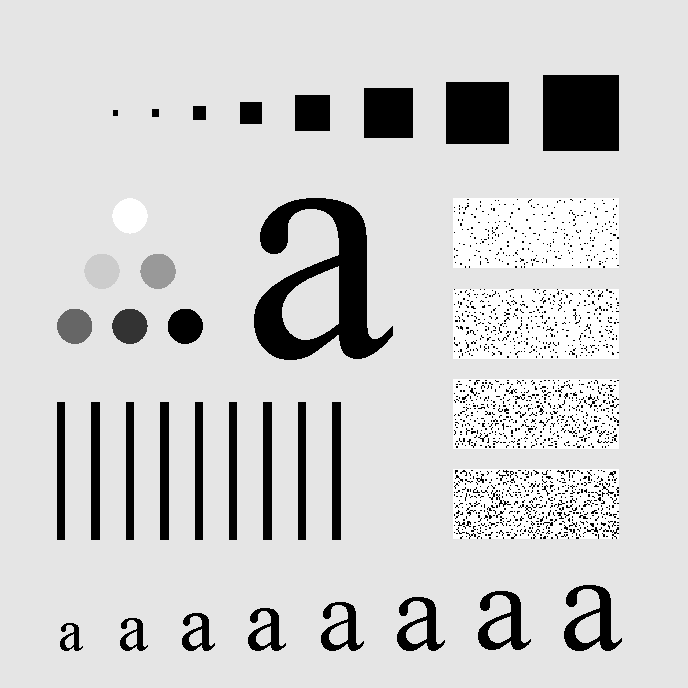
#> input picture Lọc không gian/test1.tif, 688 x 688 px
$ python loc_trung_binh.py
#> lines starting #> are read from the running program, lines starting #| are printed output that depends on the picture
import cv2  # import thư viện OpenCV
import numpy as np #import thư viện numpy để làm việc với dữ liệu kiểu mảng
import matplotlib.pyplot as plt # import thư viện matplotlib để vẽ ảnh

# Định nghĩa hàm lọc trung bình
def loc_trung_binh(img, mask):
    m, n = img.shape
    img_new = np.zeros([m, n])
    for i in range(1, m - 1):
        for j in range(1, n - 1):
            temp = img[i - 1, j - 1] * mask[0, 0] + img[i - 1, j] * mask[0, 1] + img[i - 1, j + 1] * mask[0, 2] + img[
                i, j - 1] * mask[1, 0] + img[i, j] * mask[1, 1] + img[i, j + 1] * mask[1, 2] + img[i + 1, j - 1] * mask[
                       2, 0] + img[i + 1, j] * mask[2, 1] + img[i + 1, j + 1] * mask[2, 2]
            img_new[i, j] = temp
    img_new = img_new.astype(np.uint8)
    return img_new

# Tạo ma trận lọc trung bình 3 x 3
mask3x3 = np.ones((3, 3), dtype="float") * (1.0 / (3 * 3))

# Tạo ma trận lọc trung bình 11 x 11
mask11x11 = np.ones((11, 11), dtype="float") * (1.0 / (11 * 11))

# Tạo ma trận lọc trung bình 21 x 21
mask21x21 = np.ones((21, 21), dtype="float") * (1.0 / (21 * 21))

fig = plt.figure(figsize=(16, 9)) # Tạo vùng vẽ tỷ lệ 16:9
(ax1, ax2, ax3, ax4) = fig.subplots(1, 4) # Tạo 4 vùng vẽ con

# Đọc và hiển thị ảnh gốc
image = cv2.imread('test1.tif', 0)
#> image is the input picture: shape (688, 688); min 0, max 255, mean 207.3
ax1.imshow(image, cmap='gray')
ax1.set_title("ảnh gốc")

# Lọc và hiển thị ảnh bằng ma trận 3 x 3
imagenew3x3 = loc_trung_binh(image, mask3x3) #Gọi hàm lọc
#> after the loop in loc_trung_binh, `for i in range(1, m - 1):`:
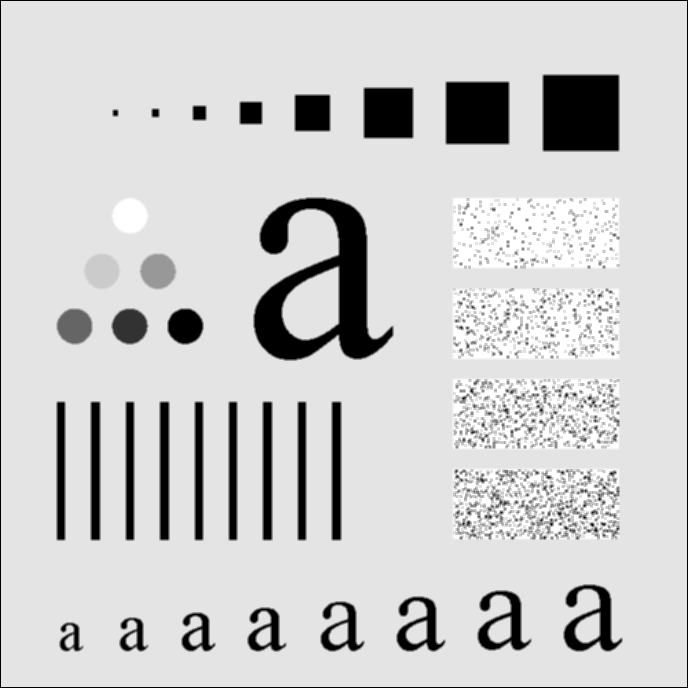
#> img_new: shape (688, 688) float64; min 0, max 255, mean 206; drawn with min black and max white
ax2.imshow(imagenew3x3, cmap='gray')
ax2.set_title("ảnh lọc 3x3")

# Lọc và hiển thị ảnh bằng ma trận 11 x 11
imagenew11x11 = loc_trung_binh(image, mask11x11) #Gọi hàm lọc
ax3.imshow(imagenew11x11, cmap='gray')
ax3.set_title("ảnh lọc 11x11")

# Lọc và hiển thị ảnh bằng ma trận 21 x 21
imagenew21x21 = loc_trung_binh(image, mask21x21) #Gọi hàm lọc
#> in loc_trung_binh (call 3), `img_new = img_new.astype(np.uint8)`:
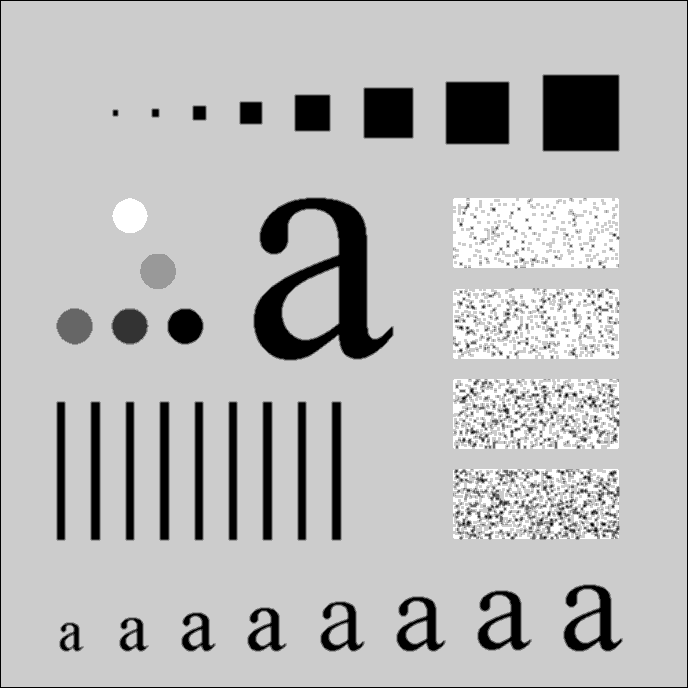
#> img_new: shape (688, 688); min 0, max 5, mean 3.64; drawn with min black and max white
ax4.imshow(imagenew21x21, cmap='gray')
ax4.set_title("ảnh lọc 21x21")

# Hiển thị vùng vẽ
plt.show()
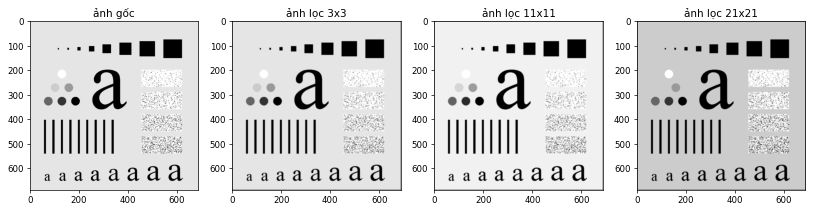
#> figure drawn by matplotlib, 4 panels

$ run again, with Lọc không gian/test2.tif copied over Lọc không gian/test1.tif
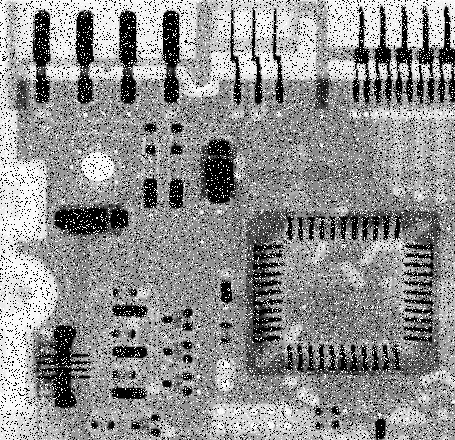
#> input picture Lọc không gian/test2.tif, 455 x 440 px
#> image is the input picture: shape (440, 455); min 0, max 255, mean 144.1
#> after the loop in loc_trung_binh, `for i in range(1, m - 1):`:
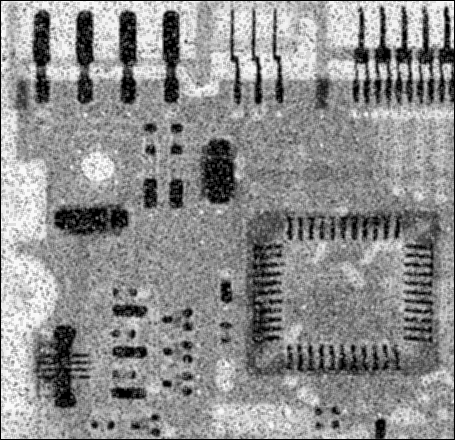
#> img_new: shape (440, 455) float64; min 0, max 253.2, mean 142.4
#> `plt.show()`:
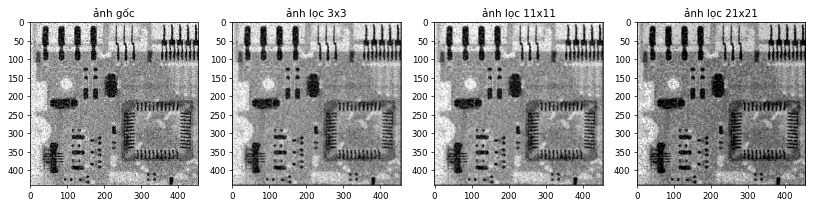
#> figure drawn by matplotlib, 4 panels
